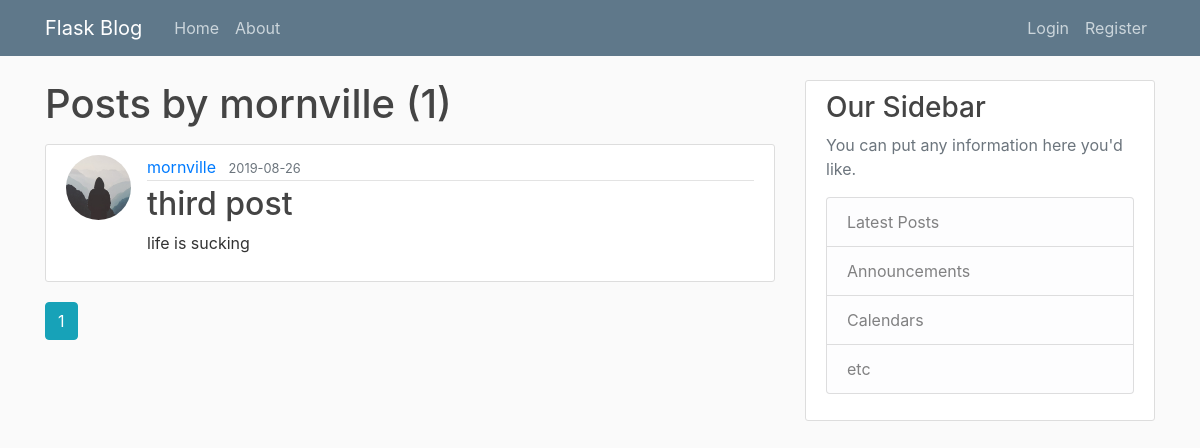
Page /user/mornville on the earlier database version.
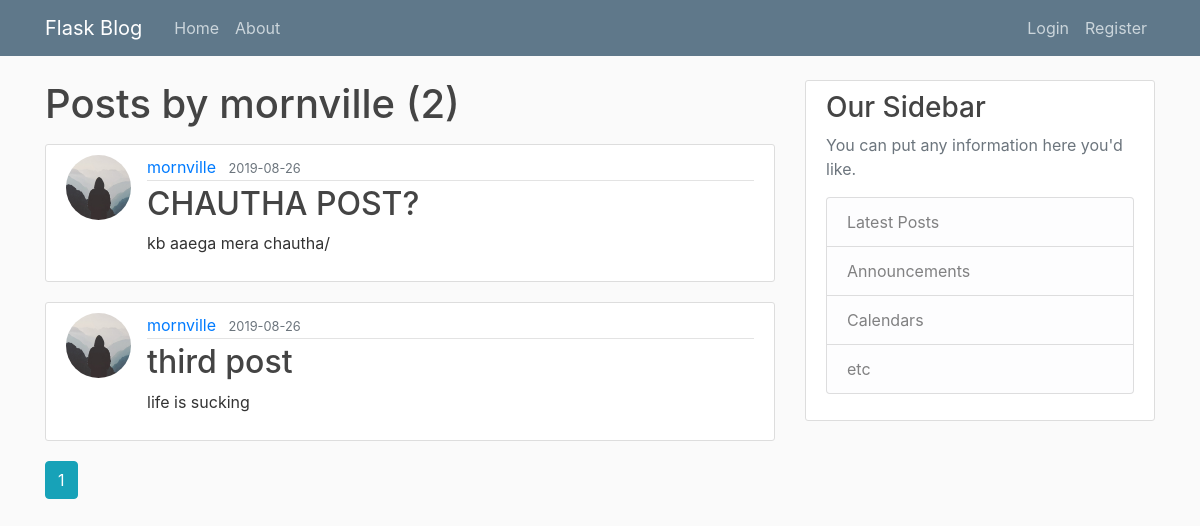
Same page on the later database version.
### flaskblog/models.py (models this page shows, shortened)
class Post(db.Model):
    id = db.Column(db.Integer, primary_key=True)
    title = db.Column(db.String(100), nullable=False)
    date_posted = db.Column(db.DateTime, nullable=False, default=datetime.utcnow)
    content = db.Column(db.Text, nullable=False)
    user_id = db.Column(db.Integer, db.ForeignKey('user.id'), nullable=False)

class User(db.Model, UserMixin):
    id = db.Column(db.Integer, primary_key=True)
    username = db.Column(db.String(20), unique=True, nullable=False)
    email = db.Column(db.String(120), unique=True, nullable=False)
    image_file = db.Column(db.String(20), nullable=False, default='default.jpg')
    password = db.Column(db.String(60), nullable=False)
    posts = db.relationship('Post', backref='author', lazy=True)

### flaskblog/routes.py (the view)
@app.route("/user/<string:username>")
def user_posts(username):
    page = request.args.get('page', 1, type=int)
    user = User.query.filter_by(username=username).first_or_404()
    posts = Post.query.filter_by(author=user)\
        .order_by(Post.date_posted.desc())\
        .paginate(page=page, per_page=5)
    return render_template('user_posts.html', posts=posts, user=user)

### flaskblog/templates/user_posts.html (shortened to what this page needs)
{% extends "base.html" %}
{% block content %}
    <h1 class="mb-3">Posts by {{ user.username }} ({{ posts.total }})</h1>
    {% for post in posts.items %}
        <article class="media content-section">
          <img class="rounded-circle article-img" src="{{ url_for('static', filename='profile_pics/' + post.author.image_file) }}">
          <div class="media-body">
            <div class="article-metadata">
              <a class="mr-2" href="{{ url_for('user_posts', username=post.author.username) }}">{{ post.author.username }}</a>
              <small class="text-muted">{{ post.date_posted.strftime('%Y-%m-%d') }}</small>
            </div>
            <h2><a class="article-title" href="{{ url_for('post', post_id=post.id) }}">{{ post.title }}</a></h2>
            <p class="article-content">{{ post.content }}</p>
          </div>
        </article>
    {% endfor %}
    {% for page_num in posts.iter_pages(left_edge=1, right_edge=1, left_current=1, right_current=2) %}
      {% if page_num %}
        {% if posts.page == page_num %}
          <a class="btn btn-info mb-4" href="{{ url_for('user_posts', username=user.username, page=page_num) }}">{{ page_num }}</a>
        {% else %}
          <a class="btn btn-outline-info mb-4" href="{{ url_for('user_posts', username=user.username, page=page_num) }}">{{ page_num }}</a>
        {% endif %}
      {% else %}
        ...
      {% endif %}
    {% endfor %}
{% endblock content %}

Differences in the rows shown:
added Post: image_file (placeholder picture), author.username "mornville", date_posted "2019-08-26", title "CHAUTHA POST?", content "kb aaega mera chautha/"
Other differences:
{{ posts.total }}: "1" → "2"
